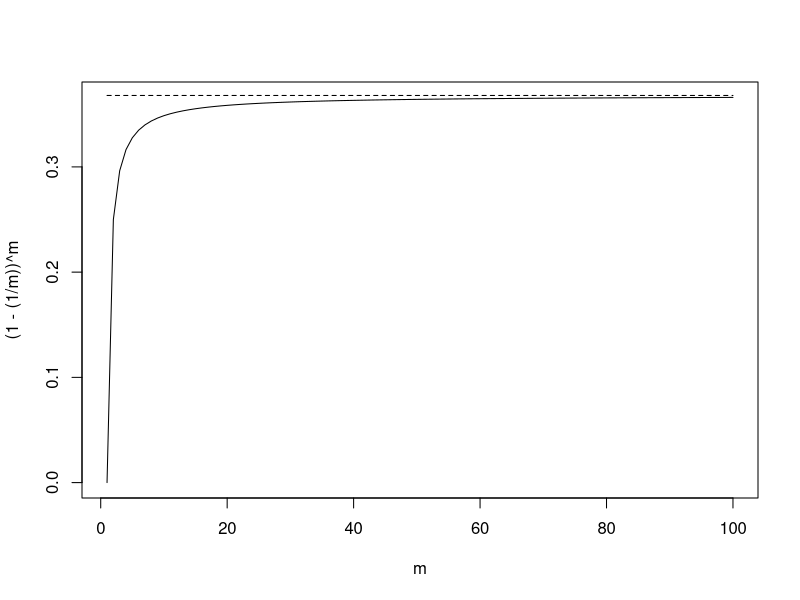
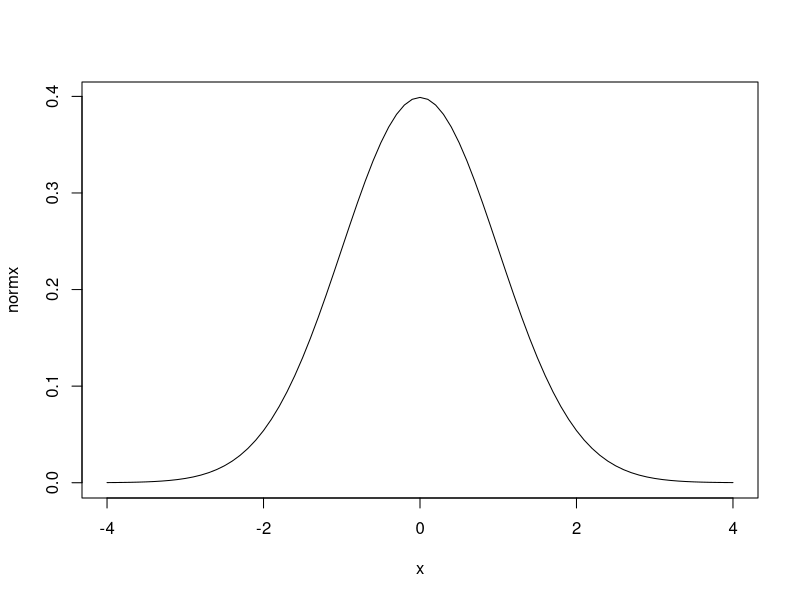
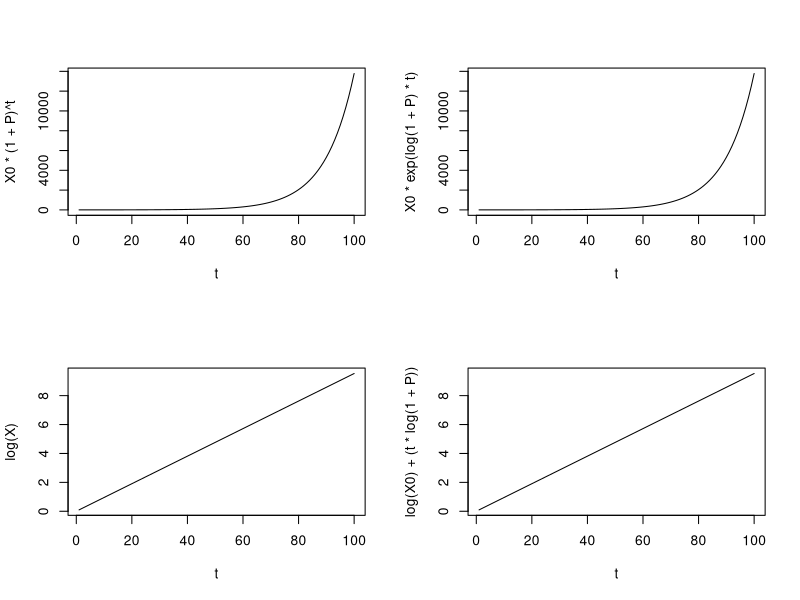
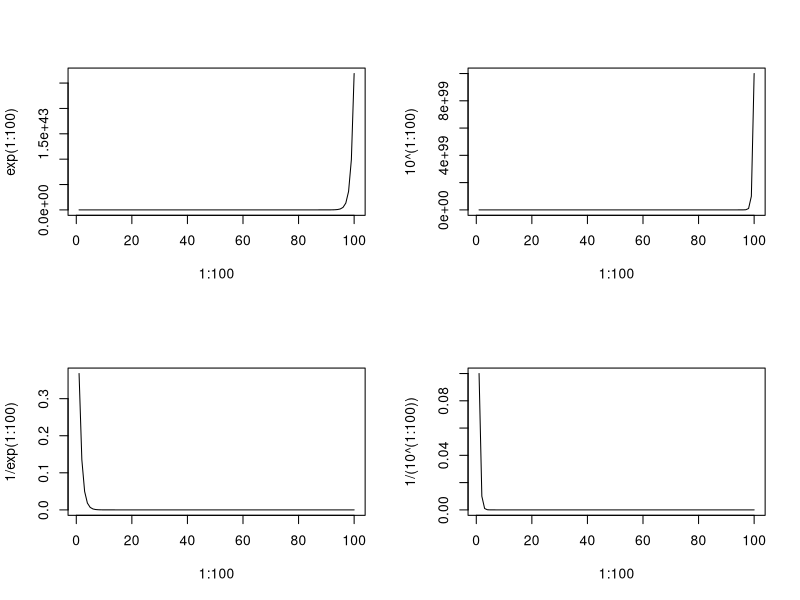
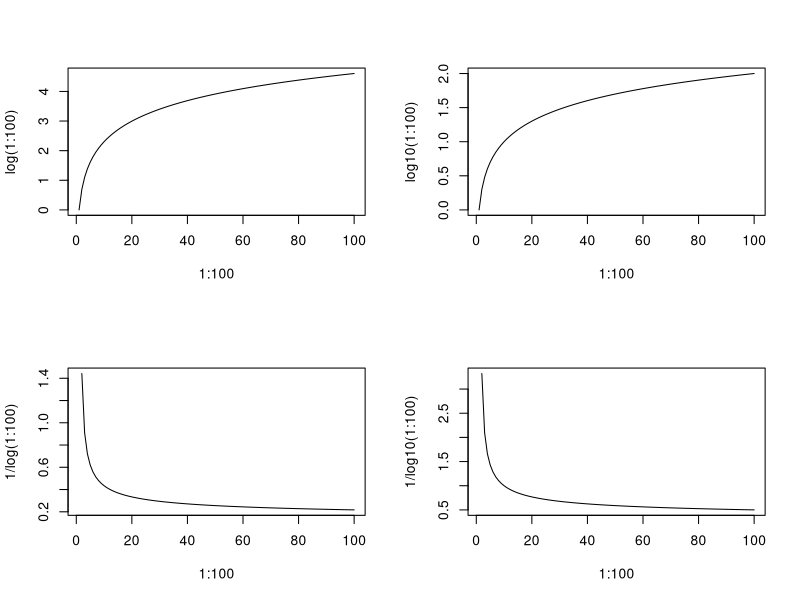

The R source for these figures, in order:
################################################################
### exploring log-transformations
### Jonathan Whiteley		R v3.2.2 		2016-02-25
################################################################
### INITIALIZE
rm(list=ls())	# clear memory

### Why base e (natural logarithm / ln; log()) instead of base 10 (log; log10())?
## e = Euler's number (aka "Napier's Constant") = limit of (1 + 1/n)^n
## i.e., the limit ratio of 100% compound interest applied over n intervals.
## It comes from the study of compound interest: i.e., cumulative small *proportional changes*.
## https://en.wikipedia.org/wiki/E_(mathematical_constant)

n <- 10^(seq(0, 5, by=0.5))
(1 + (1/n))^n                          # 100% change divided over n intervals
exp(1)
print(exp(1), digits=7)

## Interest rate (prop. change) other than 1 **
P <- 0.1                               # 10% change
(1 + (P/n))^n
exp(P)                                 # e^P == limit (1 + (P/n))^n for large n

## Binomial distribution
## Playing a game n times with a probability of winning = 1/n
(1 - (1/n))^n                           # the probability of winning 0 times
1/exp(1)

m <- 1:100
plot(m, (1 - (1/m))^m, type="l")
lines(m, rep(1/exp(1), times=length(m)), lty=2)

## Standard Normal Distribution **
## probability density function
x <- seq(-4, 4, by=0.1)
normx <- ((1/sqrt(2 * pi)) * exp(-(1/2) * (x^2)))

plot(x, normx, type="l")


## Exponential Growth
t <- 1:100
X0 <- 1
X <- X0 * (1 + P)^t
k <- log(1 + P)

op <- par()
par(mfrow=c(2, 2))
plot(t, X0 * (1 + P)^t, type="l")
plot(t, X0 * exp(log(1 + P) * t), type="l")  # derived from differential equation of exponential growth.
plot(t, log(X), type="l")
plot(t, log(X0) + (t * log(1 + P)), type="l")
par(op)

## log-linear regression: 
##   log(X) = log(X0) + t * log(1 + P)
##   log(y) = log(y0) + x * log(1 + P)
##   if log(y) = B0 + B1 * x, then
##   B1 = log(1 + P), therefore
##   P = exp(B1) -1


### Proportional change: easily interpreting coefficients in linear regression models with a log-transformed resposne variable
## for *small values of x*, exp(x) is roughly equal to 1+x
## conversely, log(1+x) is roughly equal to x
p <- 0.01
exp(p)
(1+p)
log(1+p)                               # usually a little smaller
round(exp(p) - (1+p), 3)
exp(p) == (1+p)                        # but not exactly

## This relationship is not true for base-10 ***
10^p
(1+p)
log10(1+p)
round(10^(p) - (1+p), 3)

## the strict equality:
p == exp(log(1+p)) -1
p == round( exp(log(1+p)) -1, 16)       # yes, there are rounding errors in R,
p == round( exp(log(1+p)) -1, 17)       # but they are small ;)

## log() is preferred over log10(), because of the prevalence of base e in interest, and proportional changes in general.
## I guess that's why it's the default base in R.
## The base itself doesn't really matter to model-fitting, but it just makes certain interpretations and conversions of coefficients simpler.
## http://stats.stackexchange.com/questions/27682/what-is-the-reason-why-we-use-natural-logarithm-ln-rather-than-log-to-base-10

## Therefore, in a linear regression where response variables are log-transformed (or ln-transformed, more precisely), small coefficients can be interpreted as proportional changes in the response, for a 1-unit change in the explanatory variable.
## In a regression where both response and explanatory variables are log (ln) transformed, the coefficients can be interpreted as: exp(coef * log(1.01)) = the proportional change in response for a 1% change in the explanatory variable.

## www.kenbenoit.net/courses/ME104/logmodels2.pdf
## https://www.cscu.cornell.edu/news/statnews/stnews83.pdf




op <- par()
par(mfrow=c(2, 2))
plot(1:100, exp(1:100), type="l")
plot(1:100, 10^(1:100), type="l")
plot(1:100, 1/exp(1:100), type="l")
plot(1:100, 1/(10^(1:100)), type="l")
plot(1:100, log(1:100), type="l")
plot(1:100, log10(1:100), type="l")
plot(1:100, 1/log(1:100), type="l")
plot(1:100, 1/log10(1:100), type="l")
par(op)


y <- rlnorm(100, mean=0, sd=1)
## Arithmetic mean: Expected value in linear regression
mean(y)
sum(y)/length(y)
## Geometric mean: the Expected value in log-linear regression (log-transformed response) is mean(log(y)) == log(geomtric_mean(y))
prod(y)^(1 / length(y))
exp( mean(log(y)) )
## Harmonic mean: for a properly-weighted average of rates or ratios (price-earnings ratio, velocity over a trip)
1 / (mean(1/y))

## http://www.jerrydallal.com/lhsp/logs.htm
## Mathematicians like natural logs because they have properties that are not shared by other types of logarithms. For example, if you apply any logarithmic transformation to a set of data, the mean (average) of the logs is approximately equal to the log of the original mean, whatever type of logarithms you use. 
mean(log(y))
log(mean(y))                           # ~ 0
mean(log10(y))
log10(mean(y))                           # ~ 0
## However, only for natural logs is the measure of spread called the standard deviation (SD) approximately equal to the coefficient of variation (the ratio of the SD to the mean) in the original scale.
sd(log(y))
sd(y) / mean(y)
sd(log10(y))
